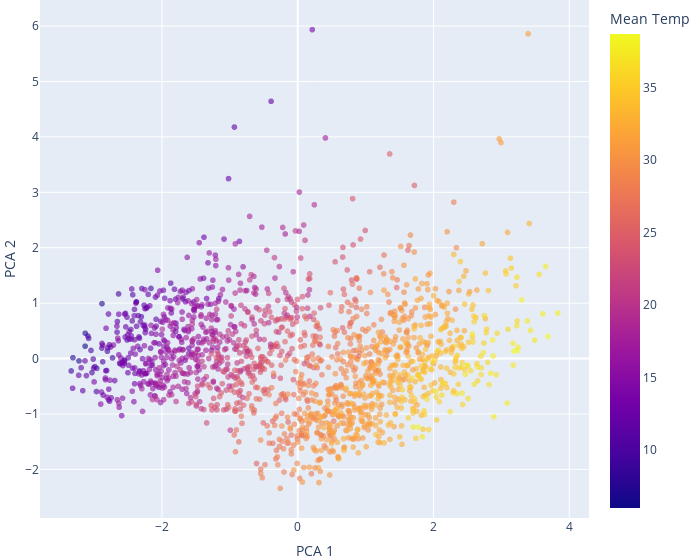

The cell this chart's notebook holds for it:
### Code cell
# Indentify the target column
target_col = df_clean['meantemp']

# Fit PCA to 2 components
pca = PCA(n_components=2)
pca.fit(features_standard_df)

# Transform the data using the fitted model
pca_output = pca.transform(features_standard_df)

# Plot a 2D scatter plot with PCAs on each axis
fig = px.scatter(x=pca_output[:, 0], y=pca_output[:, 1], color=target_col.values, opacity=0.6)

# Format chart
fig.update_layout(
    xaxis_title=r'PCA 1',
    yaxis_title=r'PCA 2',
    width=700,
    margin=dict(r=0, b=0, l=0, t=0),
    coloraxis_colorbar=dict(title='Mean Temp')
)

fig.show()

### Figure 1 — Plotly figure (JSON) as saved in the notebook; plotly's stock layout.template omitted (floating-point values rounded to 4 significant figures; data arrays with more than 128 entries replaced by an {"elided": "..."} marker saying what was removed)
{"data": [{"hovertemplate": "x=%{x}<br>y=%{y}<br>color=%{marker.color}<extra></extra>", "legendgroup": "", "marker": {"color": {"elided": "1565 float values"}, "coloraxis": "coloraxis", "opacity": 0.6, "symbol": "circle"}, "mode": "markers", "name": "", "showlegend": false, "type": "scattergl", "x": {"elided": "1565 float values"}, "xaxis": "x", "y": {"elided": "1565 float values"}, "yaxis": "y"}], "layout": {"coloraxis": {"colorbar": {"title": {"text": "Mean Temp"}}, "colorscale": [[0, "#0d0887"], [0.1111, "#46039f"], [0.2222, "#7201a8"], [0.3333, "#9c179e"], [0.4444, "#bd3786"], [0.5556, "#d8576b"], [0.6667, "#ed7953"], [0.7778, "#fb9f3a"], [0.8889, "#fdca26"], [1, "#f0f921"]]}, "legend": {"tracegroupgap": 0}, "margin": {"b": 0, "l": 0, "r": 0, "t": 0}, "width": 700, "xaxis": {"anchor": "y", "domain": [0, 1], "title": {"text": "PCA 1"}}, "yaxis": {"anchor": "x", "domain": [0, 1], "title": {"text": "PCA 2"}}}}
